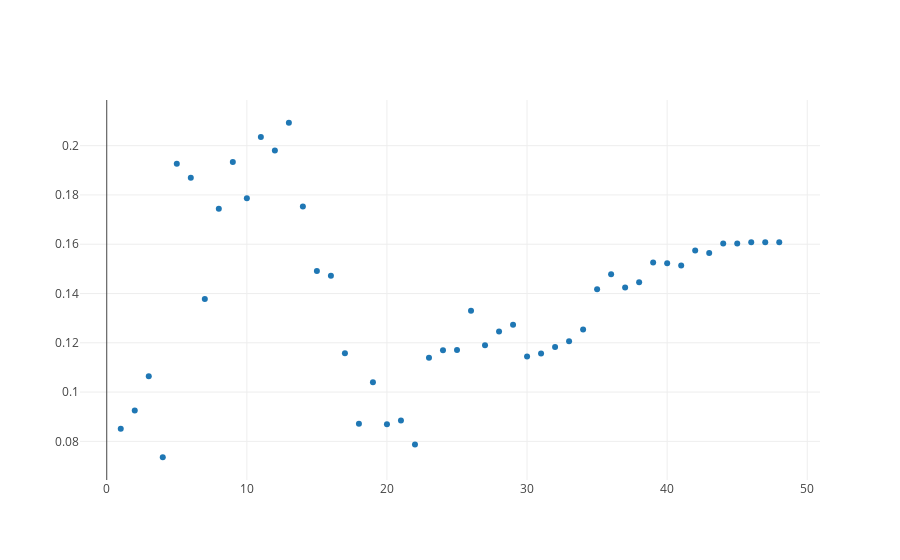

Notebook code cell kept with this figure:
### Code cell
from graph import trace_values, plot

x_values = np.array(list(range(1, 49, 1)))
y_values = rfecv_scores

trace_rfecv = trace_values(x_values, y_values)
plot([trace_rfecv])

### Figure 1 — Plotly figure (JSON) as saved in the notebook; plotly's stock layout.template omitted (floating-point values rounded to 4 significant figures)
{"data": [{"mode": "markers", "name": "data", "text": [], "type": "scatter", "uid": "ea44e80c-eb09-4e4d-bef9-946f0fe577c1", "x": [1, 2, 3, 4, 5, 6, 7, 8, 9, 10, 11, 12, 13, 14, 15, 16, 17, 18, 19, 20, 21, 22, 23, 24, 25, 26, 27, 28, 29, 30, 31, 32, 33, 34, 35, 36, 37, 38, 39, 40, 41, 42, 43, 44, 45, 46, 47, 48], "y": [0.08513, 0.0925, 0.1065, 0.07356, 0.1927, 0.1869, 0.1377, 0.1744, 0.1934, 0.1787, 0.2035, 0.198, 0.2093, 0.1753, 0.1491, 0.1472, 0.1158, 0.0872, 0.104, 0.08691, 0.08849, 0.07878, 0.1139, 0.117, 0.1171, 0.133, 0.119, 0.1246, 0.1273, 0.1145, 0.1157, 0.1183, 0.1206, 0.1254, 0.1417, 0.1478, 0.1424, 0.1446, 0.1526, 0.1523, 0.1513, 0.1574, 0.1565, 0.1603, 0.1603, 0.1608, 0.1608, 0.1608]}], "layout": {}}
